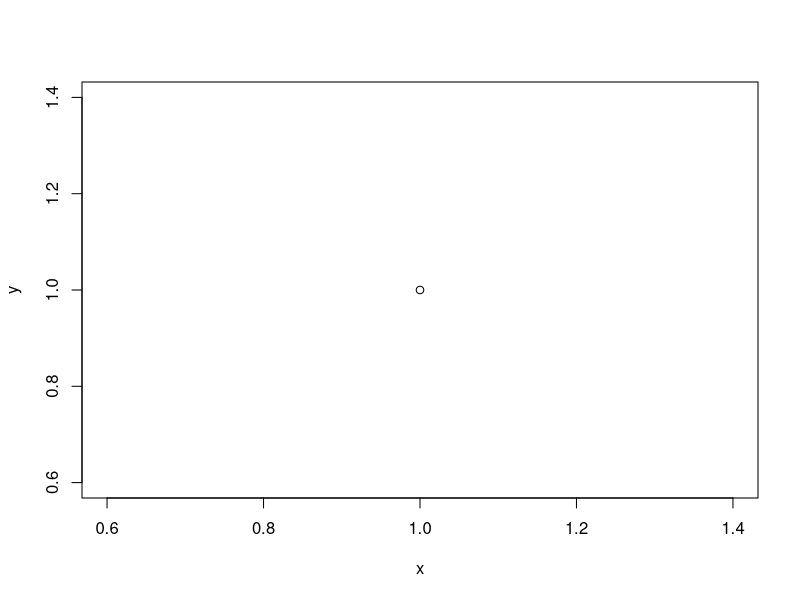

The R script that drew this image:
## ---- chunk 1
a <- runif(n=99)
x <-1
y<-1
b <- runif(n=100)
plot(x, y)
